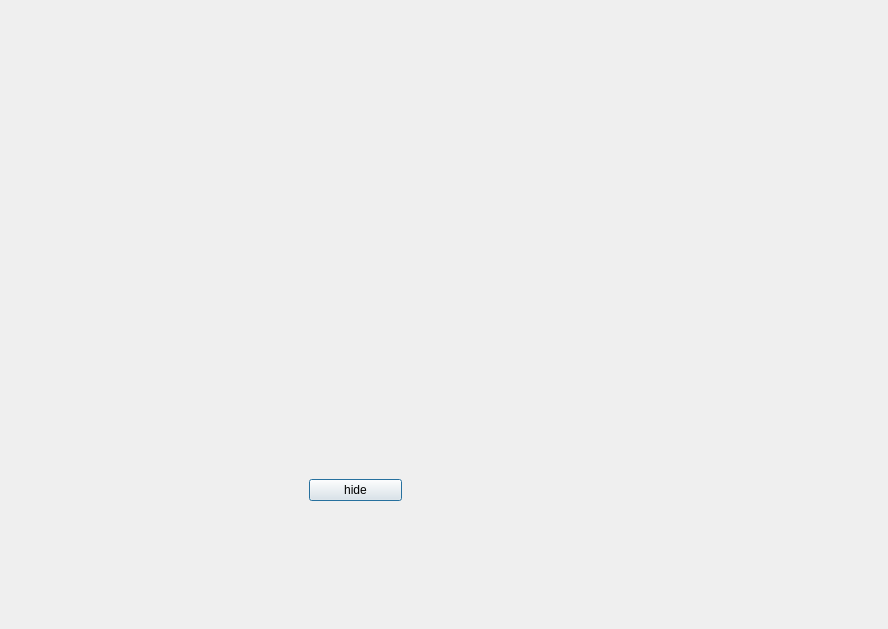
<?xml version="1.0" encoding="UTF-8"?>
<ui version="4.0">
 <class>stats</class>
 <widget class="QDialog" name="stats">
  <property name="geometry">
   <rect>
    <x>0</x>
    <y>0</y>
    <width>888</width>
    <height>629</height>
   </rect>
  </property>
  <property name="windowTitle">
   <string>Dialog</string>
  </property>
  <widget class="QFrame" name="hidee">
   <property name="geometry">
    <rect>
     <x>300</x>
     <y>440</y>
     <width>111</width>
     <height>101</height>
    </rect>
   </property>
   <layout class="QHBoxLayout" name="horizontalLayout_2">
    <item>
     <widget class="QPushButton" name="hide_P">
      <property name="text">
       <string>hide</string>
      </property>
     </widget>
    </item>
   </layout>
  </widget>
  <widget class="QFrame" name="charts_P">
   <property name="geometry">
    <rect>
     <x>29</x>
     <y>19</y>
     <width>781</width>
     <height>411</height>
    </rect>
   </property>
   <layout class="QHBoxLayout" name="horizontalLayout"/>
  </widget>
 </widget>
 <resources/>
 <connections/>
</ui>
